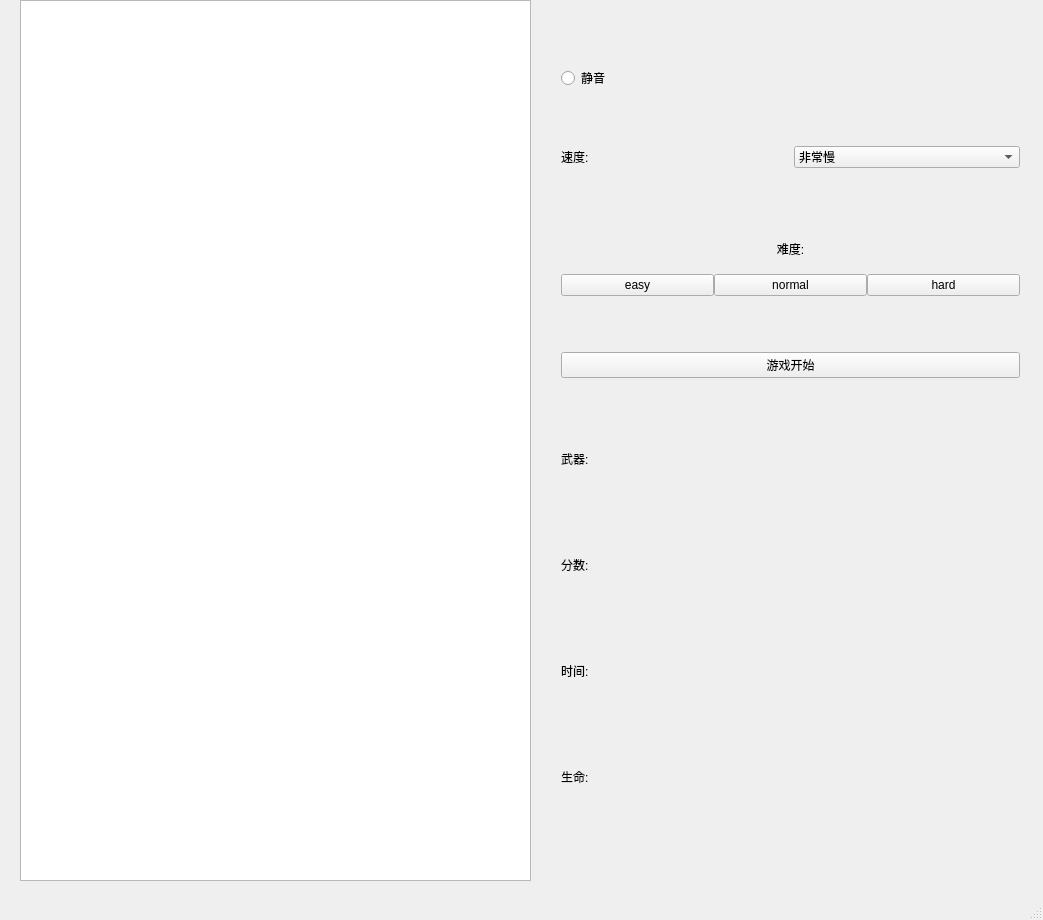
<?xml version="1.0" encoding="UTF-8"?>
<ui version="4.0">
 <class>MainWindow</class>
 <widget class="QMainWindow" name="MainWindow">
  <property name="geometry">
   <rect>
    <x>0</x>
    <y>0</y>
    <width>1043</width>
    <height>920</height>
   </rect>
  </property>
  <property name="minimumSize">
   <size>
    <width>1043</width>
    <height>920</height>
   </size>
  </property>
  <property name="maximumSize">
   <size>
    <width>1043</width>
    <height>920</height>
   </size>
  </property>
  <property name="windowTitle">
   <string>MainWindow</string>
  </property>
  <widget class="QWidget" name="centralwidget">
   <widget class="QGraphicsView" name="game_view">
    <property name="enabled">
     <bool>true</bool>
    </property>
    <property name="geometry">
     <rect>
      <x>20</x>
      <y>0</y>
      <width>511</width>
      <height>881</height>
     </rect>
    </property>
    <property name="tabletTracking">
     <bool>true</bool>
    </property>
   </widget>
   <widget class="QWidget" name="right_widget" native="true">
    <property name="geometry">
     <rect>
      <x>560</x>
      <y>10</y>
      <width>461</width>
      <height>861</height>
     </rect>
    </property>
    <widget class="QWidget" name="gridLayoutWidget">
     <property name="geometry">
      <rect>
       <x>0</x>
       <y>0</y>
       <width>461</width>
       <height>851</height>
      </rect>
     </property>
     <layout class="QGridLayout" name="rightLayout" columnstretch="0">
      <property name="verticalSpacing">
       <number>0</number>
      </property>
      <item row="4" column="0">
       <widget class="QLabel" name="weapon_label">
        <property name="maximumSize">
         <size>
          <width>16777215</width>
          <height>50</height>
         </size>
        </property>
        <property name="text">
         <string>武器:</string>
        </property>
       </widget>
      </item>
      <item row="3" column="0">
       <widget class="QPushButton" name="pushButton">
        <property name="text">
         <string>游戏开始</string>
        </property>
       </widget>
      </item>
      <item row="7" column="0">
       <widget class="QLabel" name="life_label">
        <property name="maximumSize">
         <size>
          <width>16777215</width>
          <height>50</height>
         </size>
        </property>
        <property name="text">
         <string>生命:</string>
        </property>
       </widget>
      </item>
      <item row="6" column="0">
       <widget class="QLabel" name="time_label">
        <property name="maximumSize">
         <size>
          <width>459</width>
          <height>50</height>
         </size>
        </property>
        <property name="text">
         <string>时间:</string>
        </property>
       </widget>
      </item>
      <item row="5" column="0">
       <widget class="QLabel" name="score_label">
        <property name="maximumSize">
         <size>
          <width>16777215</width>
          <height>50</height>
         </size>
        </property>
        <property name="text">
         <string>分数:</string>
        </property>
       </widget>
      </item>
      <item row="1" column="0">
       <layout class="QHBoxLayout" name="horizontalLayout">
        <property name="spacing">
         <number>7</number>
        </property>
        <item>
         <widget class="QLabel" name="label">
          <property name="maximumSize">
           <size>
            <width>16777215</width>
            <height>50</height>
           </size>
          </property>
          <property name="text">
           <string>速度:</string>
          </property>
         </widget>
        </item>
        <item>
         <widget class="QComboBox" name="comboBox">
          <property name="currentText">
           <string>正常</string>
          </property>
          <item>
           <property name="text">
            <string>非常慢</string>
           </property>
          </item>
          <item>
           <property name="text">
            <string>慢</string>
           </property>
          </item>
          <item>
           <property name="text">
            <string>正常</string>
           </property>
          </item>
          <item>
           <property name="text">
            <string>快</string>
           </property>
          </item>
          <item>
           <property name="text">
            <string>非常快</string>
           </property>
          </item>
         </widget>
        </item>
       </layout>
      </item>
      <item row="0" column="0">
       <widget class="QRadioButton" name="radioButton">
        <property name="text">
         <string>静音</string>
        </property>
       </widget>
      </item>
      <item row="2" column="0">
       <layout class="QVBoxLayout" name="verticalLayout">
        <item>
         <widget class="QLabel" name="label_2">
          <property name="maximumSize">
           <size>
            <width>16777215</width>
            <height>50</height>
           </size>
          </property>
          <property name="text">
           <string>难度:</string>
          </property>
          <property name="alignment">
           <set>Qt::AlignCenter</set>
          </property>
         </widget>
        </item>
        <item>
         <layout class="QHBoxLayout" name="horizontalLayout_2">
          <item>
           <widget class="QPushButton" name="pushButton_4">
            <property name="text">
             <string>easy</string>
            </property>
           </widget>
          </item>
          <item>
           <widget class="QPushButton" name="pushButton_3">
            <property name="text">
             <string>normal</string>
            </property>
           </widget>
          </item>
          <item>
           <widget class="QPushButton" name="pushButton_2">
            <property name="text">
             <string>hard</string>
            </property>
           </widget>
          </item>
         </layout>
        </item>
       </layout>
      </item>
     </layout>
    </widget>
   </widget>
  </widget>
  <widget class="QMenuBar" name="menubar">
   <property name="geometry">
    <rect>
     <x>0</x>
     <y>0</y>
     <width>1043</width>
     <height>25</height>
    </rect>
   </property>
  </widget>
  <widget class="QStatusBar" name="statusbar"/>
 </widget>
 <resources/>
 <connections/>
</ui>
